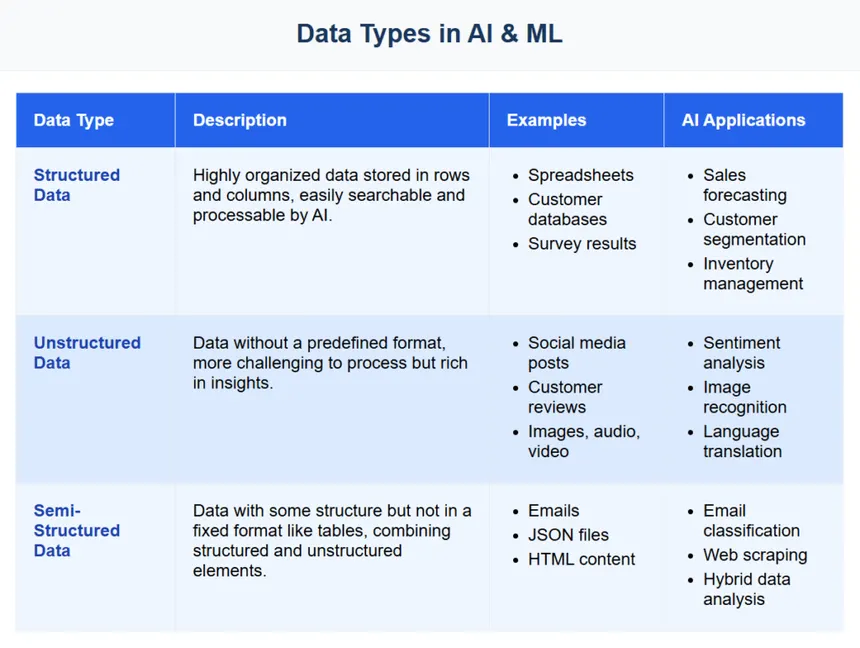
#> input picture image.webp, 860 x 648 px
$ python main.py
#> lines starting #> are read from the running program, lines starting #| are printed output that depends on the picture; after the words box and inside, x2 and y2 are one past the last pixel; in counts of white or black regions, pixels touching at a corner belong together
import cv2
import os
import pytesseract # Import the pytesseract library

# --- IMPORTANT: CONFIGURE TESSERACT PATH ---
# If we didn't add Tesseract to our system PATH, we MUST tell pytesseract where to find it.
pytesseract.pytesseract.tesseract_cmd = r'C:\Program Files\Tesseract-OCR\tesseract.exe' # Example path


IMAGE_PATH = "image.webp" # Or sample_doc.png, whatever we test image is

# --- Step 1: Load the Image ---
if os.path.exists(IMAGE_PATH):
    print(f"Loading image: {IMAGE_PATH}")
    image_color = cv2.imread(IMAGE_PATH)
#> image_color is the input picture: shape (648, 860, 3); mean B, G, R 243.3, 224.2, 211.9

    if image_color is not None:
        print("Color image loaded successfully!")
        # ... (dimensions print)

        # --- Step 2: Convert to Grayscale ---
        print("Converting image to grayscale...")
        image_gray = cv2.cvtColor(image_color, cv2.COLOR_BGR2GRAY)
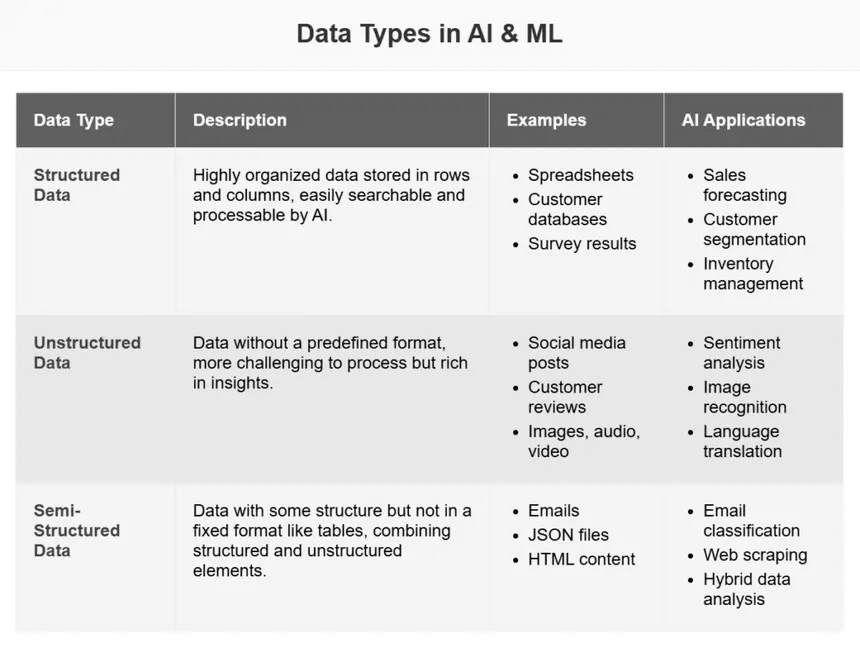
#> image_gray: shape (648, 860); min 0, max 255, mean 222.9
        print("Grayscale conversion successful!")
        # ... (dimensions print)

        # --- Step 3: Apply Thresholding ---
        print("Applying thresholding...")
        ret, image_thresh = cv2.threshold(image_gray, 127, 255, cv2.THRESH_BINARY)
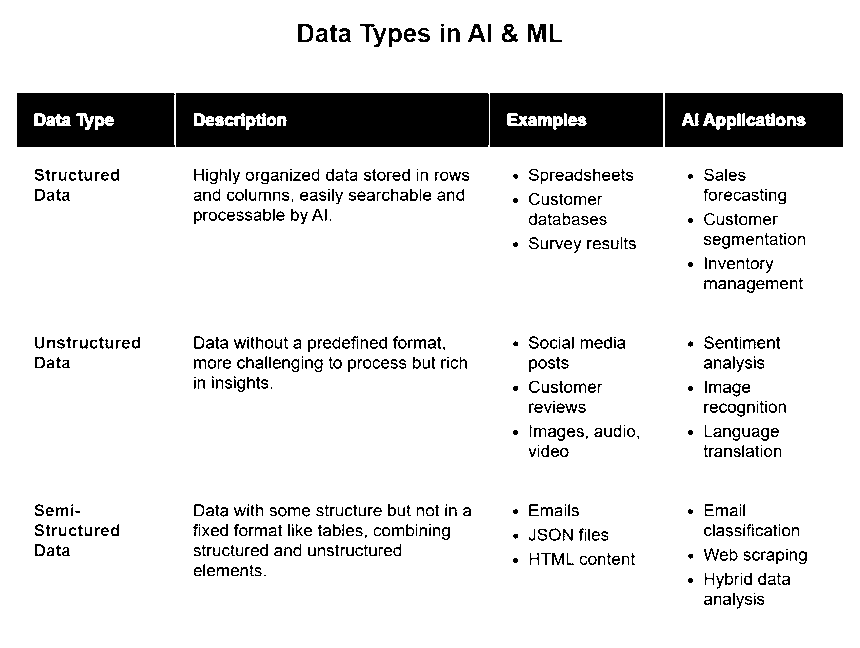
#> image_thresh: shape (648, 860); 88.7% white; 674 black regions (148 under 20 px), largest, box (x1, y1, x2, y2) and area: (176, 93, 489, 147) 16082, (490, 93, 663, 147) 8682, (665, 93, 843, 147) 8610

        if ret:
             print("Thresholding successful!")
             # ... (dimensions print)

             print("Image pre-processing complete.")

             # --- Step 4: Perform OCR with Tesseract ---
             print("Performing OCR...")
             try:
                 # Use pytesseract to extract text from the thresholded image
#> (the run stopped early here; a loop or call above may not have finished)
